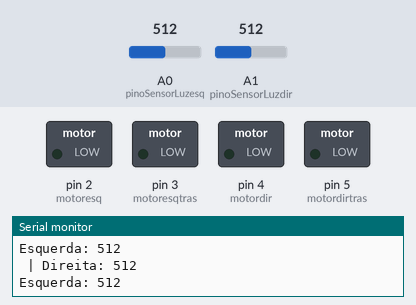
A sketch run on a simulated Arduino Uno, built with avr-gcc and run on an emulated ATmega328P. Parts: switched loads named in the sketch (green lamp = pin HIGH), the last lines printed to the serial monitor. Inputs (shaded band) come from the test bench; at power-on: A0 (pinoSensorLuzesq) = 512, A1 (pinoSensorLuzdir) = 512.

Above: at 1.2 s.
1.3 s: A0 (pinoSensorLuzesq) set to 106
4.3 s: A0 (pinoSensorLuzesq) set to 95
At 5.0 s:
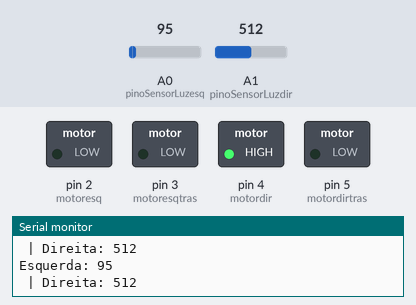
Timing chart, 0 to 7.3 s (numbered marks = the images above; inputs shaded):
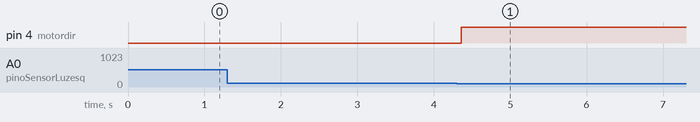

The sketch:

pneumoultramicroscopicossilicovulcanoconiotico.ino
```cpp
const int pinoSensorLuzesq = A0;  // Define o pino analógico onde o sensor está conectado
const int pinoSensorLuzdir = A1;  // Define o pino analógico onde o sensor está conectado
const int motoresq = 2;           // Define o pino positivo do motor esquerdo(move para frente)
const int motordir = 4;          // Define o pino positivo do motor direito(move para frente)
const int motoresqtras = 3;      // Define o pino negativo do motor esquerdo(move para trás)
const int motordirtras = 5;      // Define o pino negativo do motor direito(move para trás)

int media;

void setup() {
  pinMode(pinoSensorLuzesq, INPUT);
  pinMode(pinoSensorLuzdir, INPUT);
  pinMode(motordir, OUTPUT);
  pinMode(motoresq, OUTPUT);
  pinMode(motoresqtras, OUTPUT);
  pinMode(motordirtras, OUTPUT);
  Serial.begin(9600);  // Inicializa a comunicação serial para debug

  media = 100; // Apagar essa linha e descomentar a liha abaixo, caso utilize a calibração
}

void loop() {
  while (true) {
    int intensidadeLuzesq = analogRead(pinoSensorLuzesq);  // Lê a intensidade da luz
    int intensidadeLuzdir = analogRead(pinoSensorLuzdir);  // Lê a intensidade da luz
    Serial.print("Esquerda: ");
    Serial.println(intensidadeLuzesq);
    Serial.print(" | Direita: ");
    Serial.println(intensidadeLuzdir);

    int vel = 180; // 0 a 255

   if (intensidadeLuzesq < media) {
      // Serial.println("esquerda");
      analogWrite(motordirtras, 0); // Neutraliza o movimento para trás do motor  direito
      analogWrite(motordir, vel); // Atribui o valor definido da velocidade para o movimento para frente do motor direito
      analogWrite(motoresqtras, 0); // Atribui um pequeno movimento para trás para o motor esquerdo "travar a roda"
      analogWrite(motoresq, 0); // Neutraliza o movimento para frente do motor esquerdo
    } else if (intensidadeLuzdir < media) {
      // Serial.println("direita");
      analogWrite(motoresqtras, 0); // Neutraliza o movimento para trás do motor motor esquerdo
      analogWrite(motoresq, vel); // Atribui o valor definido da velocidade para o movimento para frente do motor esquerdo
      analogWrite(motordirtras, 0); // Atribui um pequeno movimento para trás para o direito "travar a roda"
      analogWrite(motordir, 0); // Neutraliza o movimento para frente do motor direito

    }
  }
}
```

Measured:
- the behaviour switches between 100 and 99 on A0 (pinoSensorLuzesq) (found by bisection; images 0 and 1)
- after the input at 4.3 s, pin 4 (motordir): LOW → HIGH after 0.06 s
